Frame 1 (no input): blank canvas, image omitted
Frame 60 (the mouse pressed at the canvas centre just before this capture): blank canvas, image omitted
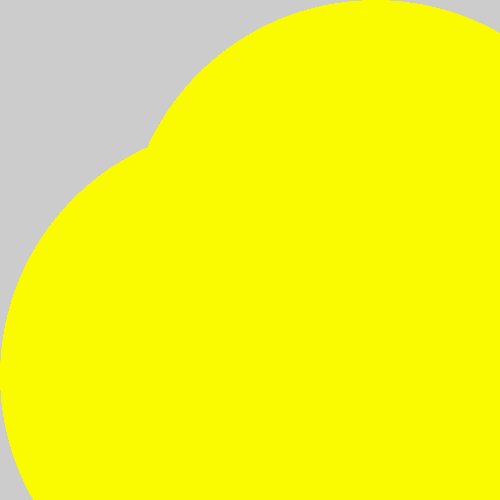
Frame 120 (the mouse held since frame 60 and released just before this capture)

The Processing sketch whose frames 1 and 60 were blank and that drew this single picture after the mouse press (run headless with seeded random() and noise(); from frame 60 on, the mouse is pressed at the canvas centre):

// Processing sketch: processing_9188
// ── processing_9188.pde

void setup () {
  size(500,500);
}



void draw () {
  //background(255);
  //println(mouseX + "," + mouseY);
  //ellipse(mouseX, mouseY, 10, 10);
  stroke(mouseX, mouseY, 0);
  strokeWeight(abs(mouseX+pmouseY));
  arc(mouseY, mouseX, pmouseY, pmouseX, 0, PI/2) ;
  
}

/*void mousePressed() {
  point(210, 200);
  point(200, 210);
}*/

void mouseDragged () {
stroke(10);
fill(0,255,0,125);
arc(40,45,40,40,0, PI/2);
noFill();

stroke(10);
fill(0,255,0,125);
arc(40,45,0,0,0, PI/2);
noFill();

stroke(10);
fill(0,255,0,125);
arc(240,245,140,140,0, PI/2);
noFill();

stroke(10);
fill(0,255,0,125);
arc(240,245,100,100,0, PI/2);
noFill();

stroke(10);
fill(0,255,0,125);
arc(240,245,50,50,0, PI/2);
noFill();

stroke(10);
fill(0,255,0,125);
arc(240,245,0,0,0, PI/2);
noFill();

stroke(10);
fill(0,255,0,125);
arc(240,245,50,50,0, PI/2);
noFill();

}
